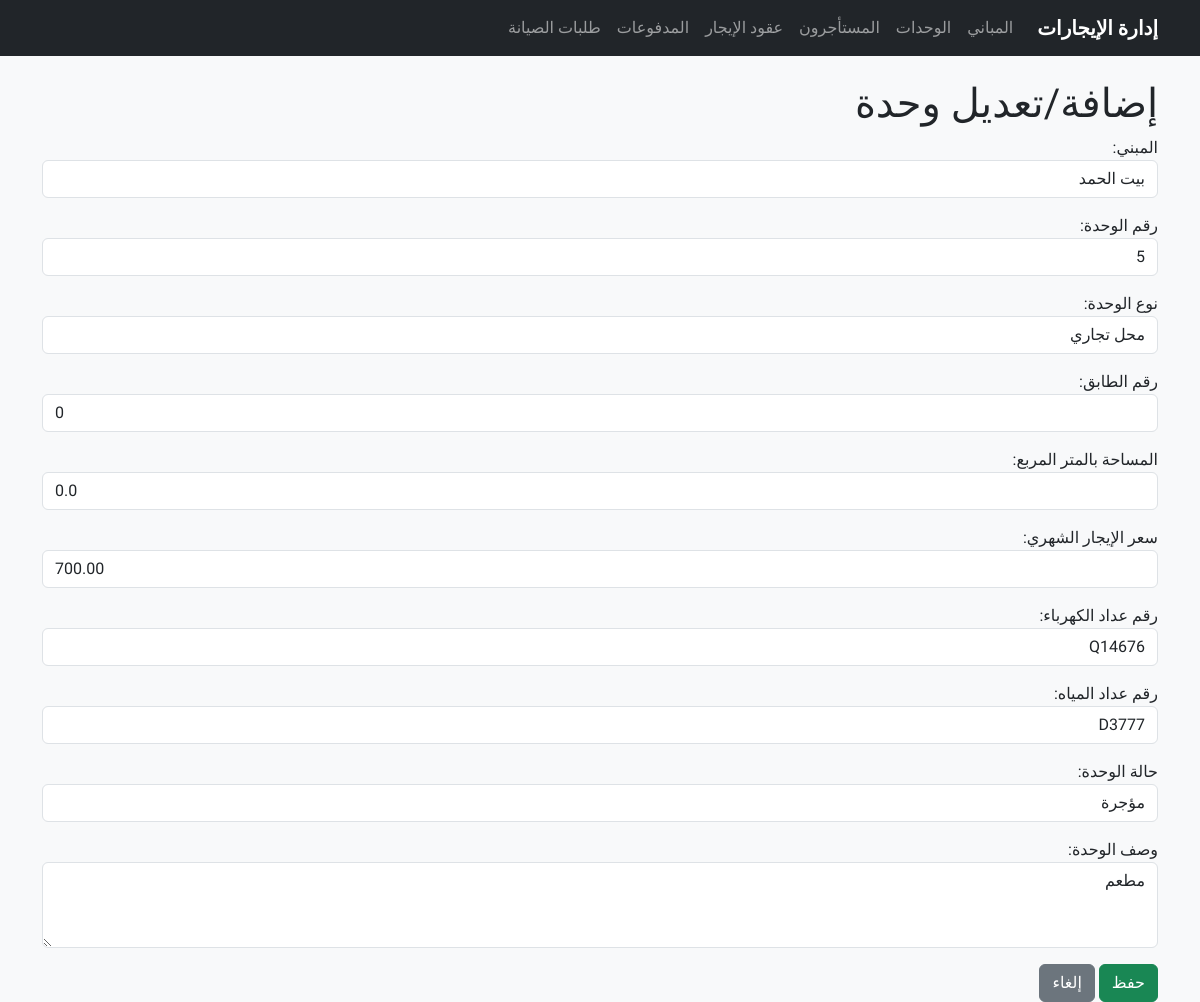
The page /rental/units/1/edit/ on the database its author committed.
### rental/models.py (models this page shows, shortened)
class Unit(models.Model):
    building = models.ForeignKey(
      Building,
      on_delete=models.CASCADE,
      related_name="units",
      verbose_name=_("المبني"),
    )
    unit_number = models.CharField(
      max_length=10,
      unique=True,
      verbose_name="رقم الوحدة"
    )
    unit_type = models.CharField(
      max_length=10,
      choices=UNIT_TYPE_CHOICES,
      verbose_name="نوع الوحدة"
    )
    floor_number = models.PositiveIntegerField(
      verbose_name="رقم الطابق"
    )
    size = models.FloatField(
      verbose_name="المساحة بالمتر المربع"
    )
    rent_price = models.DecimalField(
      max_digits=10,
      decimal_places=2,
      verbose_name="سعر الإيجار الشهري (ريال عماني)"
    )
    electricity_meter_number = models.CharField(
      max_length=50,
      blank=True,
      null=True,
      verbose_name="رقم عداد الكهرباء"
    )
    water_meter_number = models.CharField(
      max_length=50,
      blank=True,
      null=True,
      verbose_name="رقم عداد المياه"
    )
    status = models.CharField(
      max_length=15,
      choices=UNIT_STATUS_CHOICES,
      default='available',
      verbose_name="حالة الوحدة"
    )
    description = models.TextField(
      blank=True,
      null=True,
      verbose_name="وصف الوحدة"
    )
    class Meta:
        verbose_name = "وحدة"
        verbose_name_plural = "الوحدات"
        ordering = ['unit_number']

### rental/views.py (the view, shortened to what this page needs)
# urls.py: path('units/<int:pk>/edit/', views.UnitUpdateView.as_view(), name='edit_unit'),
class UnitUpdateView(UpdateView):
    model = Unit
    form_class = UnitForm
    template_name = "rental/units/unit_form.html"
    success_url = reverse_lazy("rental:unit_list")

### rental/models.py (called while the page is built)
  def __str__(self):
    return self.name

### rental/templates/rental/units/unit_form.html (shortened to what this page needs)
{% extends 'rental/base.html' %}
{% block content %}
<h1>إضافة/تعديل وحدة</h1>
<form method="POST">
    {{ form.as_p }}
    <button type="submit" class="btn btn-success">حفظ</button>
    <a href="{% url 'rental:unit_list' %}" class="btn btn-secondary">إلغاء</a>
</form>
{% endblock %}

### rental/templates/rental/base.html (style rules this page uses)
body { font-family: 'Tajawal', sans-serif; background-color: #f8f9fa; }

### rows shown on the page
Unit: building "بيت الحمد", unit_number "5", unit_type "محل تجاري", floor_number "0", size "0.0", rent_price "700.00", electricity_meter_number "Q14676", water_meter_number "D3777", status "مؤجرة", description "مطعم"
